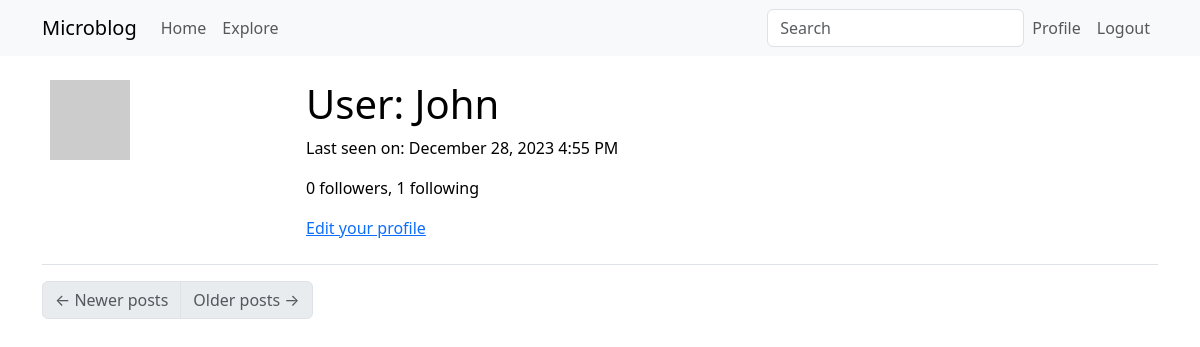
Page /user/John (signed in) on the earlier database version.
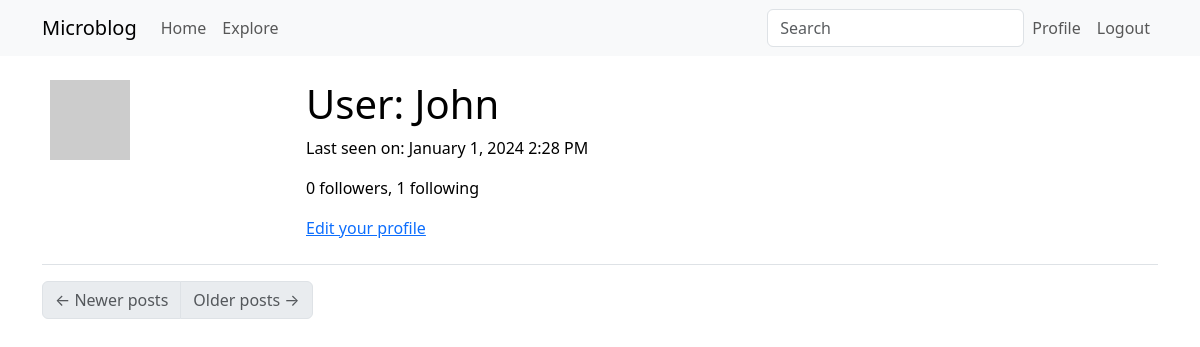
Same page on the later database version.
### app/models.py (models this page shows, shortened)
class User(UserMixin, db.Model):
    id: so.Mapped[int] = so.mapped_column(primary_key=True)
    username: so.Mapped[str] = so.mapped_column(sa.String(64), index=True,
                                                unique=True)
    email: so.Mapped[str] = so.mapped_column(sa.String(120), index=True,
                                             unique=True)
    password_hash: so.Mapped[Optional[str]] = so.mapped_column(sa.String(256))
    about_me: so.Mapped[Optional[str]] = so.mapped_column(sa.String(140))
    last_seen: so.Mapped[Optional[datetime]] = so.mapped_column(
        default=lambda: datetime.now(timezone.utc))
    posts: so.WriteOnlyMapped['Post'] = so.relationship(
        back_populates='author')
    following: so.WriteOnlyMapped['User'] = so.relationship(
        secondary=followers, primaryjoin=(followers.c.follower_id == id),
        secondaryjoin=(followers.c.followed_id == id),
        back_populates='followers')
    followers: so.WriteOnlyMapped['User'] = so.relationship(
        secondary=followers, primaryjoin=(followers.c.followed_id == id),
        secondaryjoin=(followers.c.follower_id == id),
        back_populates='following')
    def avatar(self, size):
        digest = md5(self.email.lower().encode('utf-8')).hexdigest()
        return f'https://www.gravatar.com/avatar/{digest}?d=identicon&s={size}'
    def followers_count(self):
        query = sa.select(sa.func.count()).select_from(
            self.followers.select().subquery())
        return db.session.scalar(query)
    def following_count(self):
        query = sa.select(sa.func.count()).select_from(
            self.following.select().subquery())
        return db.session.scalar(query)

### app/main/routes.py (the view)
@bp.route('/user/<username>')
@login_required
def user(username):
    user = db.first_or_404(sa.select(User).where(User.username == username))
    page = request.args.get('page', 1, type=int)
    query = user.posts.select().order_by(Post.timestamp.desc())
    posts = db.paginate(query, page=page,
                        per_page=current_app.config['POSTS_PER_PAGE'],
                        error_out=False)
    next_url = url_for('main.user', username=user.username,
                       page=posts.next_num) if posts.has_next else None
    prev_url = url_for('main.user', username=user.username,
                       page=posts.prev_num) if posts.has_prev else None
    form = EmptyForm()
    return render_template('user.html', user=user, posts=posts.items,
                           next_url=next_url, prev_url=prev_url, form=form)

### app/main/forms.py
class SearchForm(FlaskForm):
    q = StringField(_l('Search'), validators=[DataRequired()])
    def __init__(self, *args, **kwargs):
        if 'formdata' not in kwargs:
            kwargs['formdata'] = request.args
        if 'csrf_enabled' not in kwargs:
            kwargs['csrf_enabled'] = False
        super(SearchForm, self).__init__(*args, **kwargs)

class EmptyForm(FlaskForm):
    submit = SubmitField('Submit')

### app/__init__.py (called while the page is built)
def get_locale():
    return request.accept_languages.best_match(current_app.config['LANGUAGES'])

### app/main/routes.py (called while the page is built)
@bp.before_app_request
def before_request():
    if current_user.is_authenticated:
        current_user.last_seen = datetime.now(timezone.utc)
        db.session.commit()
        g.search_form = SearchForm()
    g.locale = str(get_locale())

### app/models.py (called while the page is built)
@login.user_loader
def load_user(id):
    return db.session.get(User, int(id))

    @classmethod
    def before_commit(cls, session):
        session._changes = {
            'add': list(session.new),
            'update': list(session.dirty),
            'delete': list(session.deleted)
        }

    @classmethod
    def after_commit(cls, session):
        for obj in session._changes['add']:
            if isinstance(obj, SearchableMixin):
                add_to_index(obj)
        for obj in session._changes['update']:
            if isinstance(obj, SearchableMixin):
                add_to_index(obj)
        for obj in session._changes['delete']:
            if isinstance(obj, SearchableMixin):
                remove_from_index(obj)
        session._changes = None

### app/templates/user.html (shortened to what this page needs)
{% extends "base.html" %}
{% block content %}
    <table class="table table-hover">
        <tr>
            <td width="256px"><img src="{{ user.avatar(256) }}"></td>
            <td>
                <h1>{{ _('User') }}: {{ user.username }}</h1>
                {% if user.last_seen %}
                <p>{{ _('Last seen on') }}: {{ moment(user.last_seen).format('LLL') }}</p>
                {% endif %}
                <p>{{ _('%(count)d followers', count=user.followers_count()) }}, {{ _('%(count)d following', count=user.following_count()) }}</p>
                {% if user == current_user %}
                <p><a href="{{ url_for('main.edit_profile') }}">{{ _('Edit your profile') }}</a></p>
                {% endif %}
            </td>
        </tr>
    </table>
    <nav aria-label="Post navigation">
        <ul class="pagination">
            <li class="page-item{% if not prev_url %} disabled{% endif %}">
                <a class="page-link" href="{{ prev_url }}">
                    <span aria-hidden="true">&larr;</span> {{ _('Newer posts') }}
                </a>
            </li>
            <li class="page-item{% if not next_url %} disabled{% endif %}">
                <a class="page-link" href="{{ next_url }}">
                    {{ _('Older posts') }} <span aria-hidden="true">&rarr;</span>
                </a>
            </li>
        </ul>
    </nav>
{% endblock %}

### app/templates/base.html (shortened to what this page needs)
<!doctype html>
<html lang="en">
  <head>
    <link
        href="https://cdn.jsdelivr.net/npm/bootstrap@5.3.2/dist/css/bootstrap.min.css"
        rel="stylesheet"
>
  </head>
  <body>
    <nav class="navbar navbar-expand-lg bg-body-tertiary">
      <div class="container">
        <a class="navbar-brand" href="{{ url_for('main.index') }}">Microblog</a>
        <div class="collapse navbar-collapse" id="navbarSupportedContent">
          <ul class="navbar-nav me-auto mb-2 mb-lg-0">
            <li class="nav-item">
              <a class="nav-link" aria-current="page" href="{{ url_for('main.index') }}">{{ _('Home') }}</a>
            </li>
            <li class="nav-item">
              <a class="nav-link" aria-current="page" href="{{ url_for('main.explore') }}">{{ _('Explore') }}</a>
            </li>
          </ul>
          {% if g.search_form %}
            <form class="navbar-form navbar-left" method="get"
                    action="{{ url_for('main.search') }}">
                <div class="form-group">
                    {{ g.search_form.q(size=20, class='form-control',
                        placeholder=g.search_form.q.label.text) }}
                </div>
            </form>
            {% endif %}
          <ul class="navbar-nav mb-2 mb-lg-0">
            {% if current_user.is_anonymous %}
            <li class="nav-item">
              <a class="nav-link" aria-current="page" href="{{ url_for('auth.login') }}">{{ _('Login') }}</a>
            </li>
            {% else %}
            <li class="nav-item">
              <a class="nav-link" aria-current="page" href="{{ url_for('main.user', username=current_user.username) }}">{{ _('Profile') }}</a>
            </li>
            <li class="nav-item">
              <a class="nav-link" aria-current="page" href="{{ url_for('auth.logout') }}">{{ _('Logout') }}</a>
            </li>
            {% endif %}
          </ul>
        </div>
      </div>
    </nav>
    <div class="container mt-3">
      {% block content %}{% endblock %}
    </div>
  </body>
</html>

Differences in the rows shown:
changed User "John": last_seen "December 28, 2023 4:55 PM" → "January 1, 2024 2:28 PM"
